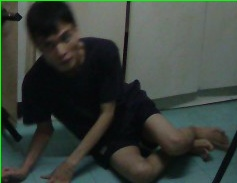
#> input picture Fall/fall_410.jpg, 237 x 183 px, given in place of 1.bmp, which was not available
$ python Detection.py
#> lines starting #> are read from the running program, lines starting #| are printed output that depends on the picture; pictures that were not available may be replaced by others from this repository, and a replacement may not be noted
import cv2
import numpy as np
from matplotlib import pyplot as plot


cap = cv2.VideoCapture('1.bmp')
frame = cap.read()

while True:
    ret, frame = cap.read()
#> frame is the input picture: shape (183, 237, 3); mean B, G, R 59, 65.4, 57.5
    if not ret:
        break
    frame_hsv = cv2.cvtColor(frame, cv2.COLOR_BGR2HSV)
#> frame_hsv: shape (183, 237, 3); mean H, S, V 66.2, 64.2, 67.6

    # range RED color HSV
    lower_blue = np.array([35, 140, 60])
    upper_blue = np.array([255, 255, 180])
    mask = cv2.inRange(frame_hsv, lower_blue, upper_blue)
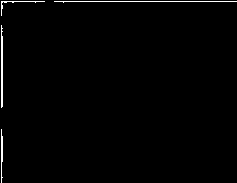
#> mask: shape (183, 237); 1.1% white in thin lines or dots
    res = cv2.bitwise_and(frame, frame, mask=mask)

    frame_blur = cv2.GaussianBlur(mask, (5, 5), 1)
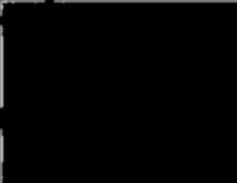
#> frame_blur: shape (183, 237); min 0, max 179, mean 3.5

    mask_erosion = cv2.erode(frame_blur, None, iterations=2)

    frame_edge = cv2.Canny(mask_erosion, 50, 100)
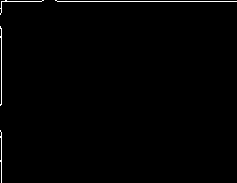
#> frame_edge: shape (183, 237); 0.88% white in thin lines or dots

    cv2.imshow('Mask_erode', mask_erosion)
    cv2.imshow('frame_edge', frame_edge)
    cv2.imshow('Mask', mask)
    if cv2.waitKey(1) & 0xFF == ord('q'):
#> (key q is pressed here)
        break

cap.release()
cv2.destroyAllWindows()

$ run again, on Fall/fall_412.jpg
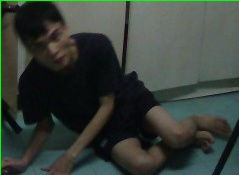
#> input picture Fall/fall_412.jpg, 239 x 175 px, given in place of 1.bmp, which was not available
#> frame is the input picture: shape (175, 239, 3); mean B, G, R 57.1, 63.5, 55.9
#> frame_hsv: shape (175, 239, 3); mean H, S, V 67.2, 66.1, 65.9
#> `mask = cv2.inRange(frame_hsv, lower_blue, upper_blue)`:
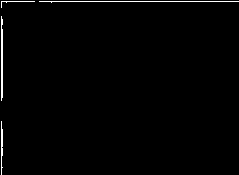
#> mask: shape (175, 239); 1.2% white in thin lines or dots
#> `frame_edge = cv2.Canny(mask_erosion, 50, 100)`:
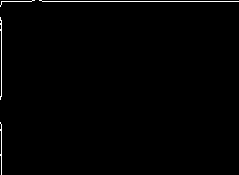
#> frame_edge: shape (175, 239); 0.92% white in thin lines or dots

$ run again, on Fall/fall_420.jpg
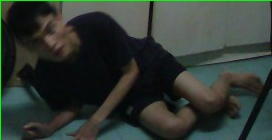
#> input picture Fall/fall_420.jpg, 272 x 140 px, given in place of 1.bmp, which was not available
#> frame is the input picture: shape (140, 272, 3); mean B, G, R 51, 56.9, 48.9
#> frame_hsv: shape (140, 272, 3); mean H, S, V 68.6, 71.4, 59.6
#> `mask = cv2.inRange(frame_hsv, lower_blue, upper_blue)`:
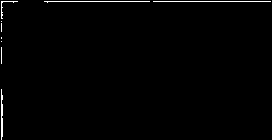
#> mask: shape (140, 272); 1% white in thin lines or dots
#> `frame_edge = cv2.Canny(mask_erosion, 50, 100)`:
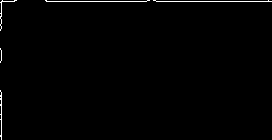
#> frame_edge: shape (140, 272); 0.92% white in thin lines or dots

$ run again, on Fall/fall_423.jpg
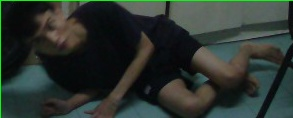
#> input picture Fall/fall_423.jpg, 293 x 118 px, given in place of 1.bmp, which was not available
#> frame is the input picture: shape (118, 293, 3); mean B, G, R 46.4, 51.8, 43.5
#> frame_hsv: shape (118, 293, 3); mean H, S, V 71.5, 77.9, 55
#> `mask = cv2.inRange(frame_hsv, lower_blue, upper_blue)`:
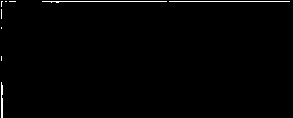
#> mask: shape (118, 293); 1% white in thin lines or dots
#> `frame_edge = cv2.Canny(mask_erosion, 50, 100)`:
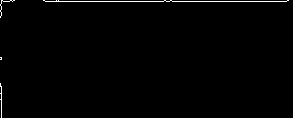
#> frame_edge: shape (118, 293); 0.93% white in thin lines or dots
